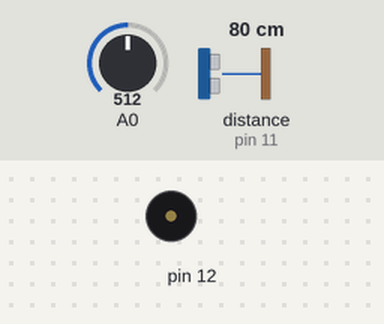
Recording of a sketch running on a simulated Arduino Uno, built with avr-gcc and run on an emulated ATmega328P. Parts: buzzer (waves = sounding). Wiring (inferred from the names in the program): ultrasonic range finder: trigger pin 10; echo pin 11. The test bench sets the inputs (shaded band); at power-on: distance to the obstacle (sensor on pin 11) 80 cm, A0 = 512. The echo pulse lasts 58.3 µs per cm.

Above: at 1.2 s.
1.3 s: distance to the obstacle (sensor on pin 11) set to 53 cm
2.8 s: distance to the obstacle (sensor on pin 11) set to 45 cm
At 3.3 s:
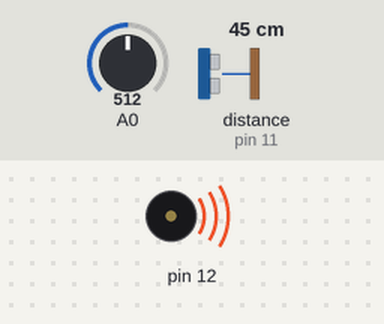
4.3 s: distance to the obstacle (sensor on pin 11) set to 60 cm
At 5.5 s:
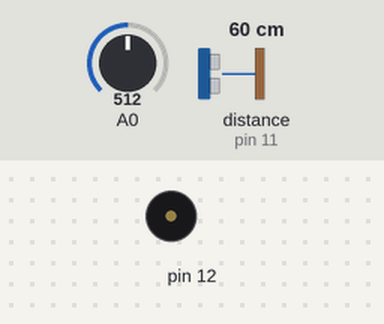
5.8 s: distance to the obstacle (sensor on pin 11) set to 2 cm
At 6.8 s:
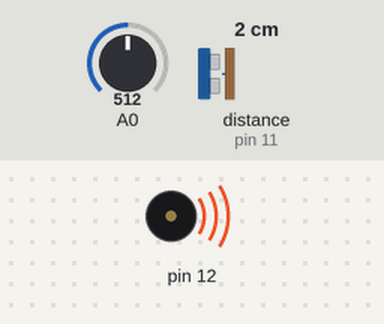
Timing chart, 0 to 8.3 s (numbered marks = the images above; inputs shaded):
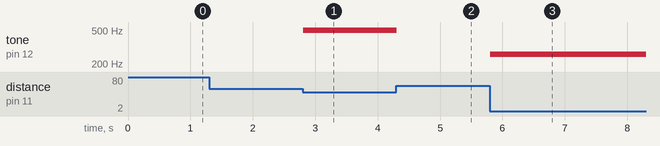

Measured:
- the behaviour switches between 51 and 50 cm on distance to the obstacle (sensor on pin 11) (found by bisection; images 0 and 1)
- after the input at 1.3 s, every drawn part: stays the same
- after the input at 2.8 s, tone on pin 12: silent → 494 Hz at once
- after the input at 4.3 s, tone on pin 12: 494 Hz → silent at once
- after the input at 5.8 s, tone on pin 12: silent → 261 Hz at once

The sketch:

sketch_feb21a.ino
```cpp
int trig = 10;
int echo = 11;
long duration;
long distance;
int force;


void setup() {
  pinMode(echo, INPUT);
  pinMode(trig, OUTPUT);
  Serial.begin(9600);

}

void loop() {
  digitalWrite(trig, LOW);
  delayMicroseconds(2);
  digitalWrite(trig, HIGH);
  delayMicroseconds(10);
  digitalWrite(trig, LOW);
  duration = pulseIn(echo, HIGH);
  distance = (duration /  2) * .0344;

  int notes[7] = {261, 294, 329, 349, 392, 440, 494};
  //               midC   D    E    F    G    A    B   C

  force = analogRead(A0);

  if (distance < 0 || distance > 50  || force < 100) {
    noTone(12);
  }
  else if (force > 100) {
    int sound = map( distance, 0, 50, 0, 7);
    tone(12, notes[sound]);
  }
}
```
